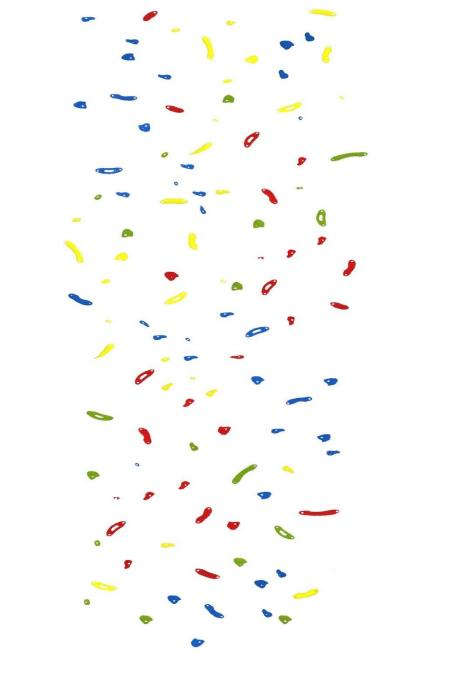
#> input picture A/image/read_02.jpg, 449 x 676 px
$ python test_01.py
#> lines starting #> are read from the running program, lines starting #| are printed output that depends on the picture; after the words box and inside, x2 and y2 are one past the last pixel; in counts of white or black regions, pixels touching at a corner belong together
# 总坐标提取

import cv2
import numpy as np
import matplotlib.pyplot as plt
import xlwt

# 需要先进入到 code目录下再运行，才不会报错
img = cv2.imread('../image/read_02.jpg')
#> img is the input picture: shape (676, 449, 3); mean B, G, R 249.6, 251.3, 251.5
hsv = cv2.cvtColor(img, cv2.COLOR_BGR2HSV)
#> hsv: shape (676, 449, 3); mean H, S, V 19.3, 5.7, 252.9
low_hsv = np.array([0, 0, 221])
high_hsv = np.array([180, 30, 255])
mask = cv2.inRange(hsv, lowerb=low_hsv, upperb=high_hsv)
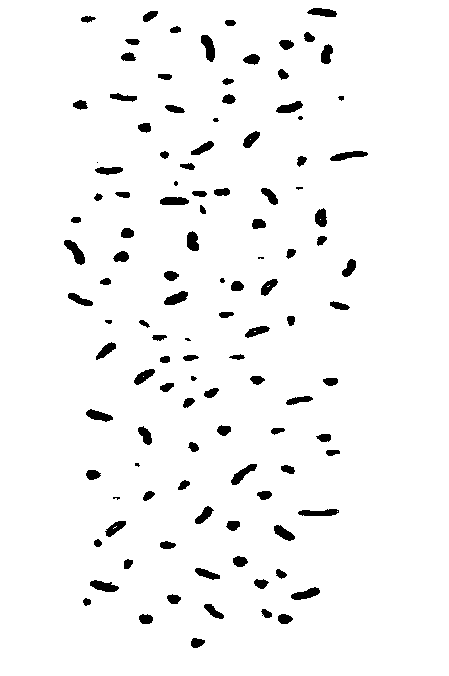
#> mask: shape (676, 449); 96.1% white; 115 black regions (9 under 20 px), largest, box (x1, y1, x2, y2) and area: (64, 240, 85, 265) 250, (201, 35, 215, 62) 239, (330, 151, 368, 161) 219

print(len(mask))
#| 676
print(len(mask[0]))
#| 449

list_y = []
list_x = []

for i in range(len(mask)):
    print(mask[i])
    xmax = []
    for j in range(len(mask[i])):
        if mask[i][j] == 0:
            print(mask[i][j],j,i)
            list_x.append(j)
            list_y.append(len(mask)-i)
#> this loop made 676 passes
#> (printed output is left out)
#> after the loop, list_x = 11981 values, max 367 at index 2782, min 64 at index 4597, mean 211.1; list_y = 11981 values, max 668 at index 0, min 29 at index 11976, mean 360.5

plt.plot(list_x, list_y, 'o', color='r')
plt.show()
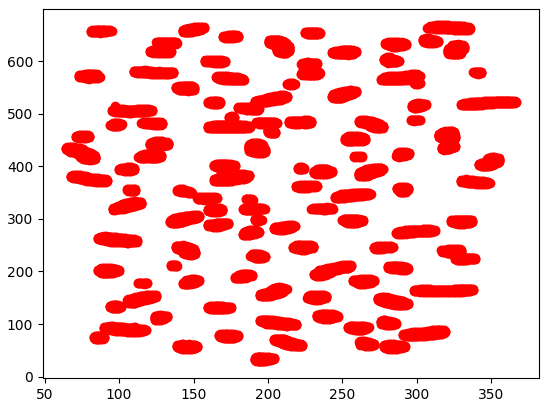
#> figure drawn by matplotlib, 1 panel

#> (the run stopped early here; a loop or call above may not have finished)
